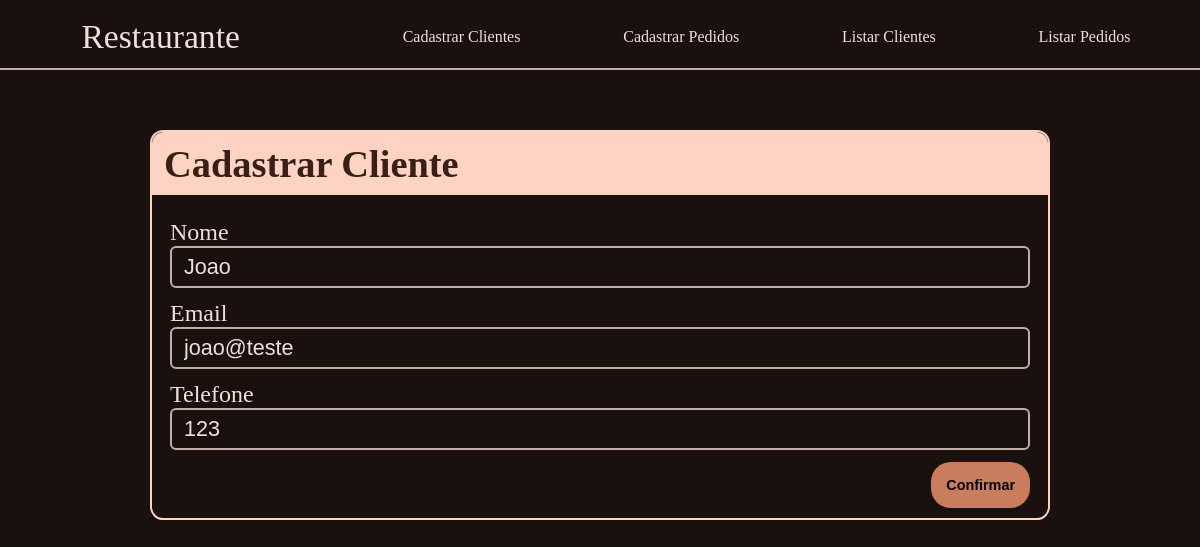
Screenshot of /editar-cliente/2 with the database file from the repository.
### tables this page shows
CREATE TABLE clientes (
        id_cliente INTEGER PRIMARY KEY AUTOINCREMENT,
        nome TEXT NOT NULL,
        email TEXT UNIQUE NOT NULL,
        telefone TEXT NOT NULL
    );

### app.py (the view, shortened to what this page needs)
@app.route('/editar-cliente/<int:id_cliente>', methods=['GET', 'POST'])
def editar_cliente(id_cliente):
    if request.method == 'GET':
        cliente = buscar_cliente(id_cliente)
        if cliente is None:
            return redirect(url_for('listar_clientes'))
        return render_template('cadastro_cliente.html', modo='editar', cliente=cliente)

### app.py (called while the page is built)
def get_db_connection():
    conn = sqlite3.connect('restaurante.db')
    conn.execute('PRAGMA foreign_keys = ON') #pro delete on cascade funcionar
    return conn

def buscar_cliente(id_cliente):
    conn = get_db_connection()
    cursor = conn.cursor()
    query = '''
        SELECT c.id_cliente, c.nome, c.email, c.telefone
        FROM clientes c
        WHERE c.id_cliente = ?
    '''
    cursor.execute(query, (id_cliente,))
    cliente = cursor.fetchone()
    conn.close()
    return cliente

### templates/cadastro_cliente.html (shortened to what this page needs)
<!DOCTYPE html>
<html lang="pt-BR">
    <head>
        <link rel="stylesheet" href="{{ url_for('static', filename='style.css') }}">
    </head>
    <body>
        <header>
            <div class="cabecalho-navegacao">
                <nav>
                    <div class="logo">
                        <a href="/">Restaurante</a>
                    </div>
                    <a href="/cliente" class="opcao-cabecalho">Cadastrar Clientes</a>
                    <a href="/pedido" class="opcao-cabecalho">Cadastrar Pedidos</a>
                    <a href="/listar-clientes" class="opcao-cabecalho">Listar Clientes</a>
                    <a href="/listar-pedidos" class="opcao-cabecalho">Listar Pedidos</a>
                </nav>
            </div>
        </header>
        <main>
            <form class="bloco-formulario" method="POST" action="{{ url_for('editar_cliente', id_cliente=cliente[0]) if modo == 'editar' else url_for('clientes') }}">
                <div class="cabecalho-formulario">
                    <h1>Cadastrar Cliente</h1>
                </div>
                <div class="campos-formulario">
                    <div class="campo">
                        <label for="nome">Nome</label>
                        <input type="text" id="nome" name="nome" placeholder="Ex: João da Silva" value="{{ cliente[1] if cliente else '' }}" required>
                    </div>
                    <div class="campo">
                        <label for="email">Email</label>
                        <div class="input">
                            <input type="email" id="email" name="email" placeholder="Ex: joao@exemplo.com" value="{{ cliente[2] if cliente else '' }}" required>
                        </div>
                    </div>
                    <div class="campo">
                        <label for="telefone">Telefone</label>
                        <div class="input">
                            <input type="text" id="telefone" name="telefone" placeholder="Ex: (11) 91234-5678" value="{{ cliente[3] if cliente else '' }}" required>
                        </div>
                    </div>
                    <button class="botaoCadastro" type="submit">Confirmar</button>
                </div>
            </form>
            </main>
    </body>
</html>

### static/style.css (style rules this page uses)
:root { --md-sys-color-primary: rgb(255 211 194); --md-sys-color-surface-tint: rgb(255 181 152); --md-sys-color-on-primary: rgb(71 22 1); --md-sys-color-primary-container: rgb(202 125 94); --md-sys-color-on-primary-container: rgb(0 0 0); --md-sys-color-secondary: rgb(254 211 195); --md-sys-color-on-secondary: rgb(56 32 22); --md-sys-color-secondary-container: rgb(173 137 123); --md-sys-color-on-secondary-container: rgb(0 0 0); --md-sys-color-tertiary: rgb(234 221 162); --md-sys-color-on-tertiary: rgb(44 38 0); --md-sys-color-tertiary-container: rgb(156 145 93); --md-sys-color-on-tertiary-container: rgb(0 0 0); --md-sys-color-error: rgb(255 210 204); --md-sys-color-on-error: rgb(84 0 3); --md-sys-color-error-container: rgb(255 84 73); --md-sys-color-on-error-container: rgb(0 0 0); --md-sys-color-background: rgb(26 17 14); --md-sys-color-on-background: rgb(241 223 217); --md-sys-color-surface: rgb(26 17 14); --md-sys-color-on-surface: rgb(255 255 255); --md-sys-color-surface-variant: rgb(83 67 62); --md-sys-color-on-surface-variant: rgb(238 216 208); --md-sys-color-outline: rgb(194 174 166); --md-sys-color-outline-variant: rgb(159 140 133); --md-sys-color-shadow: rgb(0 0 0); --md-sys-color-scrim: rgb(0 0 0); --md-sys-color-inverse-surface: rgb(241 223 217); --md-sys-color-inverse-on-surface: rgb(50 40 36); --md-sys-color-inverse-primary: rgb(115 55 29); --md-sys-color-primary-fixed: rgb(255 219 206); --md-sys-color-on-primary-fixed: rgb(38 7 0); --md-sys-color-primary-fixed-dim: rgb(255 181 152); --md-sys-color-on-primary-fixed-variant: rgb(92 38 13); --md-sys-color-secondary-fixed: rgb(255 219 206); --md-sys-color-on-secondary-fixed: rgb(32 12 4); --md-sys-color-secondary-fixed-dim: rgb(231 190 174); --md-sys-color-on-secondary-fixed-variant: rgb(74 48 37); --md-sys-color-tertiary-fixed: rgb(240 227 168); --md-sys-color-on-tertiary-fixed: rgb(21 17 0); --md-sys-color-tertiary-fixed-dim: rgb(212 199 142); --md-sys-color-on-tertiary-fixed-variant: rgb(62 54 11); --md-sys-color-surface-dim: rgb(26 17 14); --md-sys-color-surface-bright: rgb(77 66 62); --md-sys-color-surface-container-lowest: rgb(13 6 4); --md-sys-color-surface-container-low: rgb(37 28 24); --md-sys-color-surface-container: rgb(48 38 34); --md-sys-color-surface-container-high: rgb(59 48 44); --md-sys-color-surface-container-highest: rgb(70 59 55); }
*, *::before, *::after { box-sizing: border-box; margin: 0; padding: 0; background: var(--md-sys-color-background); }
body { color: var(--md-sys-color-on-background); }
.cabecalho-navegacao nav { display: flex; align-items: center; width: 100%; justify-content: space-around; padding-top: 1.5vw; padding-right: 1.5vw; padding-bottom: 1vw; border-bottom: 0.2vw solid var(--md-sys-color-outline); }
.logo { text-decoration: none; color: var(--md-sys-color-on-background); font-size: clamp(1.1rem, 2.8vw, 3rem); padding: 0 5vw 0 2.5vw; }
a { text-decoration: none; color: var(--md-sys-color-on-background); }
.bloco-formulario { position: relative; align-items: center; justify-content: center; border-radius: 1.1vw; border: var(--md-sys-color-secondary) 0.2vw solid; width: 75%; margin: 5vw auto; padding-bottom: 0.8vw; }
.cabecalho-formulario { top: 0; left: 0; width: 100%; font-size: clamp(1.25rem, 2.5vw, 2.5rem); font-weight: bold; border-radius: 1vw 1vw 0 0; padding: 0.8vw 1vw; background: var(--md-sys-color-secondary); }
.cabecalho-formulario h1 { background: var(--md-sys-color-secondary); color: var(--md-sys-color-on-secondary); text-align: left; margin-top: 0; }
.campos-formulario { padding: 1vw 1.5vw 0 1.5vw; }
.campo { margin: 1vw auto; width: 100%; }
.campo label { font-size: clamp(1rem, 2vw, 1.8rem); }
input { display: block; border-radius: 0.5vw; border: var(--md-sys-color-outline) 0.2vw solid; padding: 0.5vw 1vw; background: transparent; color: var(--md-sys-color-on-background); font-size: clamp(1rem, 1.8vw, 1.6rem); width: 100%; }
.botaoCadastro { display: block; margin-left: auto; padding: 1vw; background-color: var(--md-sys-color-primary-container); color: var(--md-sys-color-on-primary-container); font-size: 0.9rem; font-weight: bold; border: transparent 0.3vw solid; border-radius: 20px; box-shadow: 0px 0px 2px 1px rgba(52, 49, 48, 0.2); cursor: pointer; }
h1 { font-size: clamp(1.5rem, 3.2vw, 3rem); text-align: center; margin-top: 2vw; }

### rows the page displays
clientes: nome "Joao", email "joao@teste", telefone "123"
